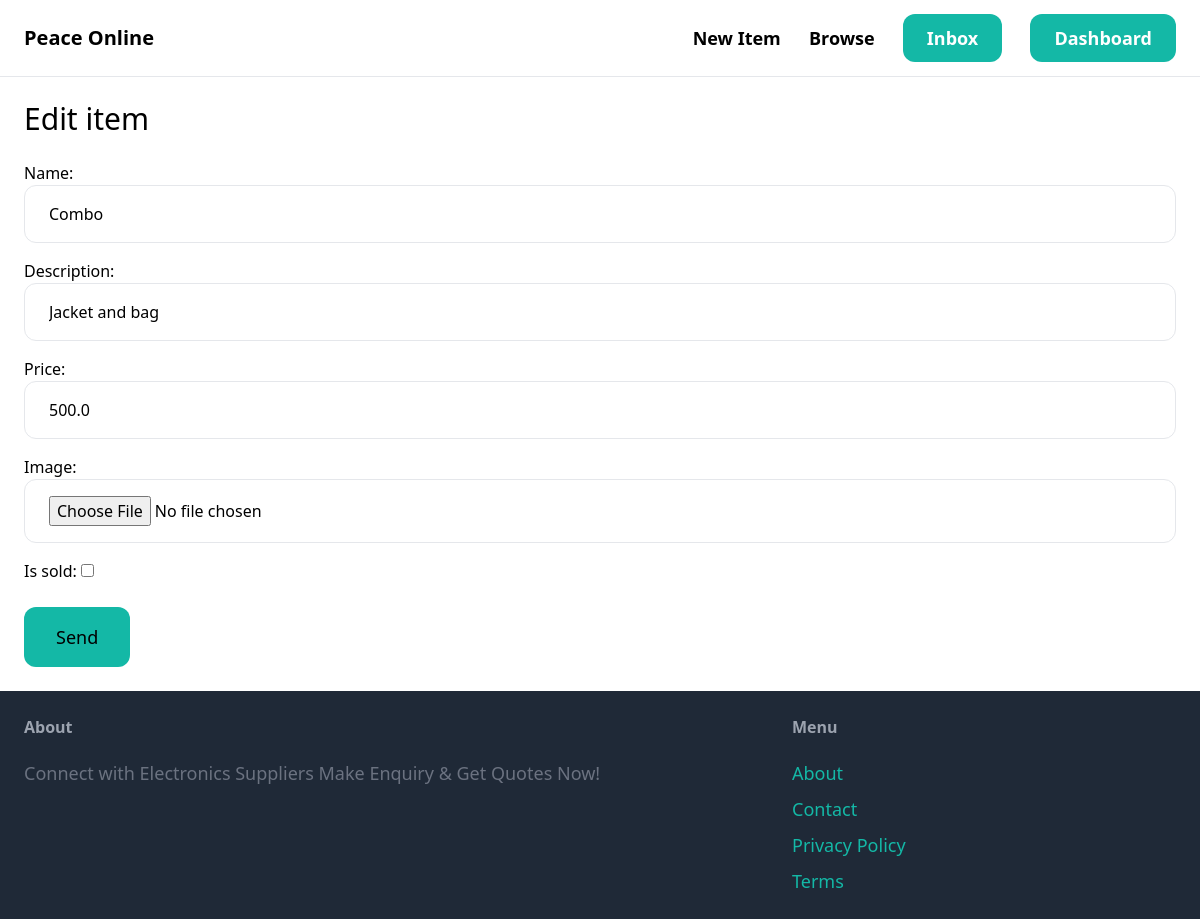
The page /items/23/edit (signed in) on the database its author committed.
### item/models.py (models this page shows, shortened)
class Item(models.Model):
    category = models.ForeignKey(Category, related_name='items', on_delete=models.CASCADE)
    name = models.CharField(max_length=255)
    description = models.TextField(blank=True, null=True)
    price = models.FloatField()
    image = models.ImageField(upload_to='item_images', blank=True, null=True)
    is_sold = models.BooleanField(default=False)
    created_by = models.ForeignKey(User, related_name='items', on_delete=models.CASCADE)
    created_at = models.DateTimeField(auto_now_add=True)

### item/views.py (the view)
# urls.py: path('<int:pk>/edit', views.edit, name='edit'),
@login_required
def edit(request, pk):
    try:
        item = Item.objects.get(pk=pk, created_by=request.user) #get the item from the database, pk=pk from the url, created_by=request.user= this is for you to get only the items you created
    except Item.DoesNotExist:
        raise Http404("Item does not exist or you do not have permission to delete it.")
    if request.method =="POST":
        form = EditItemForm(request.POST, request.FILES, instance=item)
        if form.is_valid():
            form.save()
            return redirect('item:detail', pk=item.id) #redirect the user back to the page just created
    else:
        form = EditItemForm(instance=item)
    context = {'form': form, 'title': 'Edit item'}
    return render(request, 'item/form.html', context)

### item/forms.py
class EditItemForm(forms.ModelForm):
    class Meta:
        model = Item
        fields = ('name', 'description', 'price', 'image', 'is_sold')
        widgets = {
            'name': forms.TextInput(attrs={
                'class': INPUT_CLASSES
            }),
            'description': forms.TextInput(attrs={
                'class': INPUT_CLASSES
            }),
            'price': forms.TextInput(attrs={
                'class': INPUT_CLASSES
            }),
            'image': forms.FileInput(attrs={
                'class': INPUT_CLASSES
            })
        }

### item/templates/item/form.html (shortened to what this page needs)
{% extends 'core/base.html' %} {% block content %}
<h1 class="mb-6 text-3xl">{{ title }}</h1>
<form method="post" action="." enctype="multipart/form-data">
  <div class="space-y-4">{{ form.as_p }}</div>
  <button
    class="mt-6 py-4 px-8 text-lg bg-teal-500 hover:bg-teal-700 rounded-xl text white"
  >
    Send
  </button>
</form>
{% endblock %}

### rows shown on the page
Item: name "Combo", description "Jacket and bag", price "500.0"

### other values the page prints
{{ title }} "Edit item"
